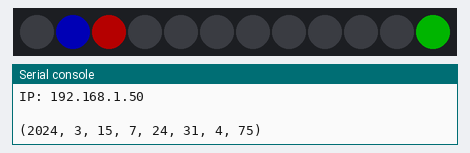
Recording of a program running on a simulated Raspberry Pi Pico running MicroPython. Parts: 12 RGB LEDs in strip order, left to right, the last lines printed to the serial console. Dim RGB values are drawn brighter than linear; WiFi joins after 1.5 s; the clock reads 2024-03-15 10:24:30 at power-on unless the program sets it; values from a settings file that is not in the repository are placeholders.

Above: at 1.7 s.
At 5.2 s:
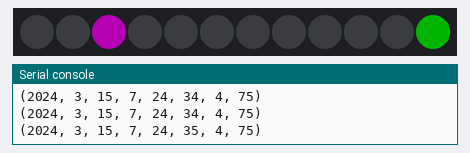
At 10.2 s:
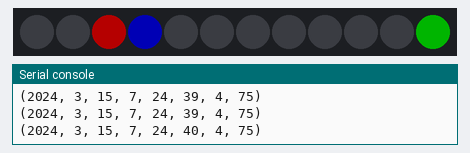
At 15.2 s:
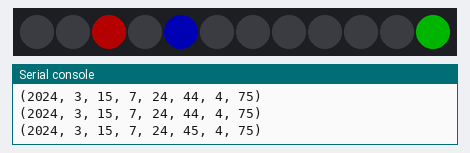
At 20.3 s:
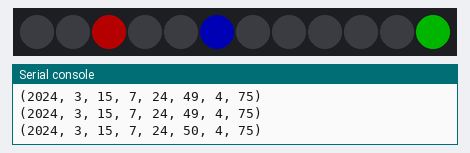
At 35.3 s:
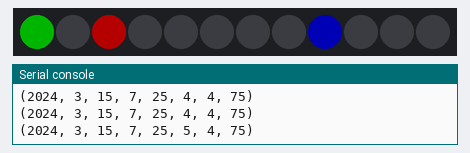

Measured:
- what the display in image 0 shows lasts 3.5 s, from 1.7 s to 5.2 s
- what the display in image 1 shows lasts 5.0 s, from 5.2 s to 10.2 s

The program:

ledringclock.py
```python
# RGB LED Ring Clock
import rp2
import network
import time
import secrets

from machine import Pin
from sys import exit
import neopixel

TIMEOUT = 20

# Init display
# Inicia o display
p = Pin(15)
led = neopixel.NeoPixel(p, 12)
led.fill((0,0,0))
led.write()
OFF12 = 7

def setLed (pos, cor, intensidade):
    pos = (pos + OFF12) % 12
    x = list(led[pos])
    x[cor] = intensidade
    led[pos] = x

# Connects to WiFi network
# Conecta à rede WiFi
rp2.country('BR')
wlan = network.WLAN(network.STA_IF)
wlan.active(True)
wlan.connect(secrets.ESSID, secrets.PASSWD)

print ('Conecting...')
timeout = time.ticks_add(time.ticks_ms(), TIMEOUT*1000)
while not wlan.isconnected() and wlan.status() >= 0 and \
      time.ticks_diff(timeout, time.ticks_ms()) > 0:
    time.sleep(0.2)

if not wlan.isconnected():
    print ('Could not connect')
    exit()

print('Connected')
print('IP: '+wlan.ifconfig()[0])
print()

# Get current time
# Obtem a hora atual
import ntptime
UTC_OFFSET = -3 * 60 * 60
ntptime.settime()

# Main loop
while True:
    now = time.localtime(time.time() + UTC_OFFSET)
    print(now)
    led.fill((0,0,0))
    hora = now[3] % 12
    setLed(hora,0,64)
    m = now[4] // 5
    setLed(m,1,64)
    s = now[5] // 5
    setLed(s,2,64)
    led.write()
    time.sleep(0.5)
```
